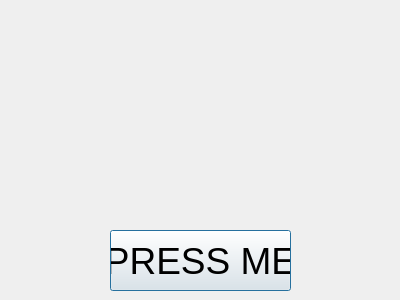
<?xml version="1.0" encoding="UTF-8"?>
<ui version="4.0">
 <class>Dialog</class>
 <widget class="QDialog" name="Dialog">
  <property name="geometry">
   <rect>
    <x>0</x>
    <y>0</y>
    <width>400</width>
    <height>300</height>
   </rect>
  </property>
  <property name="windowTitle">
   <string>Dialog</string>
  </property>
  <widget class="QPushButton" name="button1">
   <property name="geometry">
    <rect>
     <x>110</x>
     <y>230</y>
     <width>181</width>
     <height>61</height>
    </rect>
   </property>
   <property name="font">
    <font>
     <pointsize>28</pointsize>
    </font>
   </property>
   <property name="text">
    <string>PRESS ME</string>
   </property>
  </widget>
  <widget class="QLabel" name="label1">
   <property name="geometry">
    <rect>
     <x>50</x>
     <y>30</y>
     <width>281</width>
     <height>191</height>
    </rect>
   </property>
   <property name="text">
    <string/>
   </property>
  </widget>
 </widget>
 <resources/>
 <connections/>
</ui>
